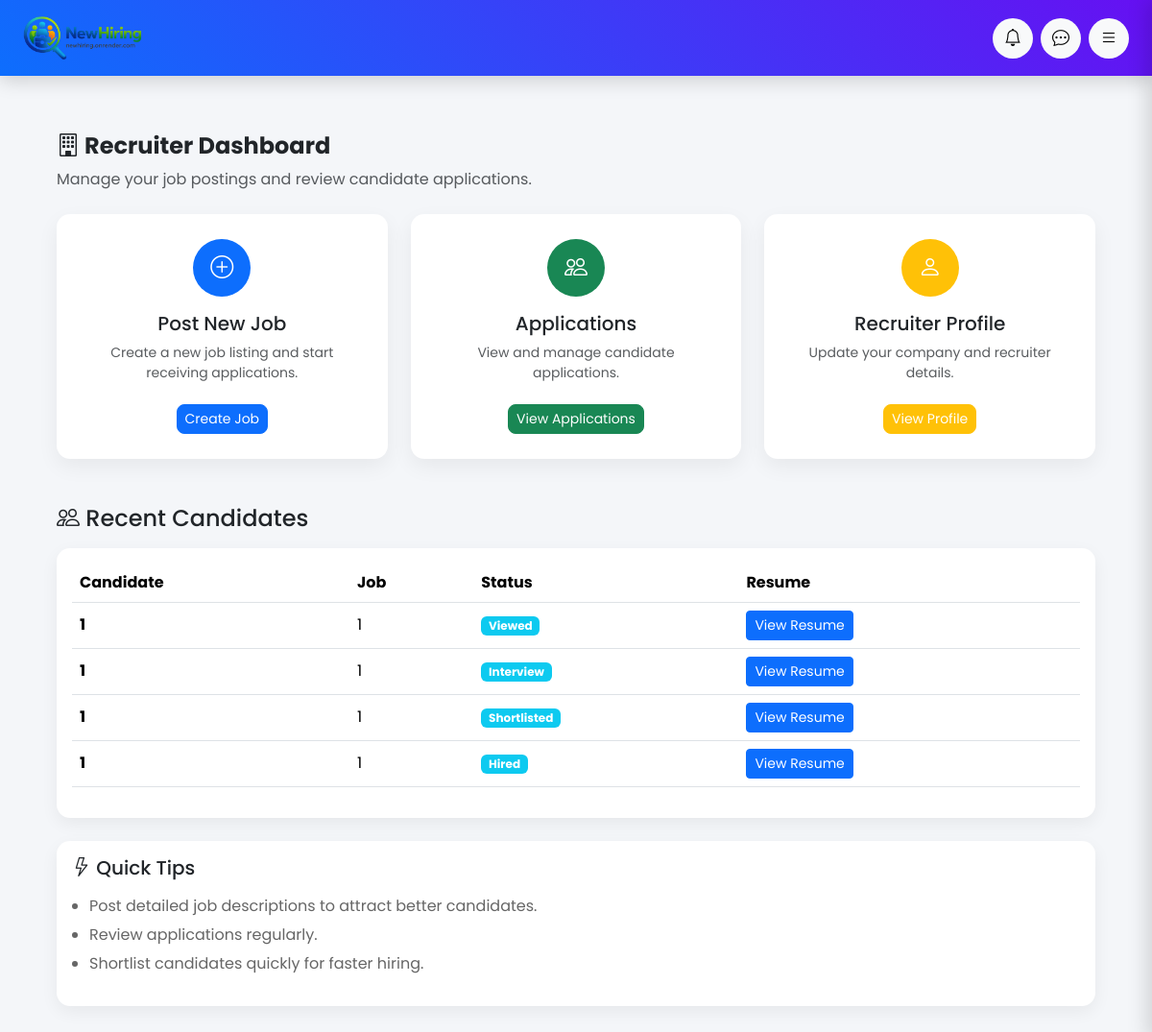
The app's page /recruiter/dashboard (signed in) with its own data.
### app/models/application.py (models this page shows, shortened)
class Application(db.Model):
    __tablename__ = "applications"
    id = db.Column(db.Integer, primary_key=True)
    job_id = db.Column(
        db.Integer,
        db.ForeignKey("jobs.id"),
        nullable=False
    )
    candidate_id = db.Column(
        db.Integer,
        db.ForeignKey("users.id"),
        nullable=False
    )
    resume = db.Column(db.String(255), nullable=True)
    match_score = db.Column(db.Float, default=0)
    status = db.Column(db.String(50), default="Applied")
    created_at = db.Column(
        db.DateTime,
        default=datetime.utcnow
    )
    job = db.relationship("Job", backref="applications")
    candidate = db.relationship("User", backref="applications")

### app/routes/recruiter_routes.py (the view)
@recruiter.route("/dashboard")
def dashboard():
    if "user_id" not in session or session.get("role") != "recruiter":
        return redirect(url_for("auth.login"))
    jobs = Job.query.filter_by(
        recruiter_id=session["user_id"]
    ).all()
    applications = Application.query.join(Job).filter(
        Job.recruiter_id == session["user_id"]
    ).all()
    return render_template(
        "recruiter/dashboard.html",
        jobs=jobs,
        applications=applications
    )

### app/templates/recruiter/dashboard.html (shortened to what this page needs)
{% extends "base.html" %}
{% block content %}
<div class="container mt-4">
<div class="mb-4 recruiter-header">
<h3 class="fw-bold">
<i class="bi bi-building"></i>
Recruiter Dashboard
</h3>
<p class="text-muted">
Manage your job postings and review candidate applications.
</p>
</div>
<div class="row g-4">
<div class="col-xl-4 col-lg-4 col-md-6 col-12">
<div class="card recruiter-card h-100 text-center">
<div class="card-body">
<div class="icon-circle bg-primary">
<i class="bi bi-plus-circle"></i>
</div>
<h5 class="mt-3">
Post New Job
</h5>
<p class="text-muted small">
Create a new job listing and start receiving applications.
</p>
<a href="{{ url_for('recruiter.post_job') }}"
class="btn btn-primary btn-sm recruiter-btn">
Create Job
</a>
</div>
</div>
</div>
<div class="col-xl-4 col-lg-4 col-md-6 col-12">
<div class="card recruiter-card h-100 text-center">
<div class="card-body">
<div class="icon-circle bg-success">
<i class="bi bi-people"></i>
</div>
<h5 class="mt-3">
Applications
</h5>
<p class="text-muted small">
View and manage candidate applications.
</p>
<a href="{{ url_for('recruiter.view_applications') }}"
class="btn btn-success btn-sm recruiter-btn">
View Applications
</a>
</div>
</div>
</div>
<div class="col-xl-4 col-lg-4 col-md-6 col-12">
<div class="card recruiter-card h-100 text-center">
<div class="card-body">
<div class="icon-circle bg-warning">
<i class="bi bi-person"></i>
</div>
<h5 class="mt-3">
Recruiter Profile
</h5>
<p class="text-muted small">
Update your company and recruiter details.
</p>
<a href="{{ url_for('candidate_bp.profile') }}"
class="btn btn-warning btn-sm text-white recruiter-btn">
View Profile
</a>
</div>
</div>
</div>
</div>
<h4 class="mt-5">
<i class="bi bi-people"></i>
Recent Candidates
</h4>
<div class="card mt-3 candidate-card">
<div class="card-body">
{% if applications %}
<div class="table-responsive">
<table class="table table-hover align-middle candidate-table">
<thead>
<tr>
<th>Candidate</th>
<th>Job</th>
<th>Status</th>
<th>Resume</th>
</tr>
</thead>
<tbody>
{% for app in applications %}
<tr>
<td>
<strong>
{{ app.candidate_id }}
</strong>
</td>
<td>
{{ app.job_id }}
</td>
<td>
<span class="badge bg-info">
{{ app.status }}
</span>
</td>
<td>
<a href="{{ url_for('static', filename='uploads/resumes/' + app.resume) }}"
class="btn btn-sm btn-primary"
target="_blank">
View Resume
</a>
</td>
</tr>
{% endfor %}
</tbody>
</table>
</div>
{% endif %}
</div>
</div>
<div class="card tips-card mt-4">
<div class="card-body">
<h5 class="mb-3">
<i class="bi bi-lightning"></i>
Quick Tips
</h5>
<ul class="tips-list">
<li>Post detailed job descriptions to attract better candidates.</li>
<li>Review applications regularly.</li>
<li>Shortlist candidates quickly for faster hiring.</li>
</ul>
</div>
</div>
</div>
{% endblock %}

### app/templates/base.html (style rules this page uses)
body { background:#f4f6f9; font-family:'Poppins',sans-serif; margin:0; padding:0; overflow-x:hidden; }

### app/templates/recruiter/dashboard.html (style rules this page uses)
.recruiter-header h3 { font-size:24px; }
.icon-circle { width:60px; height:60px; border-radius:50%; display:flex; align-items:center; justify-content:center; color:white; font-size:24px; margin:auto; }
.recruiter-card { border:none; border-radius:14px; box-shadow:0 8px 22px rgba(0,0,0,0.06); transition:0.25s; padding:10px; }
.recruiter-btn { margin-top:6px; border-radius:8px; }
.candidate-card { border:none; border-radius:14px; box-shadow:0 6px 18px rgba(0,0,0,0.06); }
.tips-card { border:none; border-radius:14px; box-shadow:0 6px 18px rgba(0,0,0,0.06); }
.tips-list { color:#666; padding-left:18px; }
.tips-list li { margin-bottom:6px; }

### records on screen
Application: candidate_id "1", job_id "1", status "Viewed"
Application: candidate_id "1", job_id "1", status "Interview"
Application: candidate_id "1", job_id "1", status "Shortlisted"
Application: candidate_id "1", job_id "1", status "Hired"
